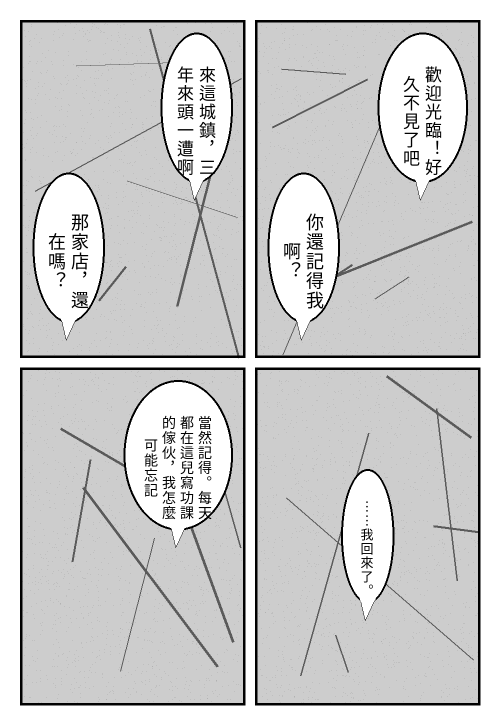
#> input picture demo/manga-pipeline/results/sample_ja_translated.png, 1000 x 1450 px, given in place of sample_ja.png, which was not available (shown at 1/2 size)
$ python compare.py out.png
#> lines starting #> are read from the running program, lines starting #| are printed output that depends on the picture; pictures that were not available may be replaced by others from this repository, and a replacement may not be noted
#!/usr/bin/env python3
"""把原圖與翻好的圖並排成一張對照圖，另外輸出一頁 HTML。用法：python3 compare.py out_dir"""
import sys
from pathlib import Path

from PIL import Image

out = Path(sys.argv[1])
html = ["<!doctype html><meta charset='utf-8'><title>Manga pipeline demo</title>",
        "<style>body{font-family:sans-serif;background:#222;color:#eee;margin:16px}figure{display:inline-block;margin:8px;vertical-align:top}img{max-height:900px;border:1px solid #555}figcaption{text-align:center;margin-top:4px}</style>",
        "<h1>漫畫翻譯 pipeline 示範：原圖 → 翻好的圖</h1>"]
for p in ["ja", "ko"]:
    a = Image.open(out / f"sample_{p}.png")
#> a is the input picture: PIL image 1000x1450 RGB; min 0, max 255, mean 206.5
    b = Image.open(out / f"sample_{p}_translated.png")
    side = Image.new("RGB", (a.width + b.width + 30, max(a.height, b.height) + 20), (40, 40, 40))
#> side: PIL image 2030x1470 RGB; every value is 40
    side.paste(a, (10, 10))
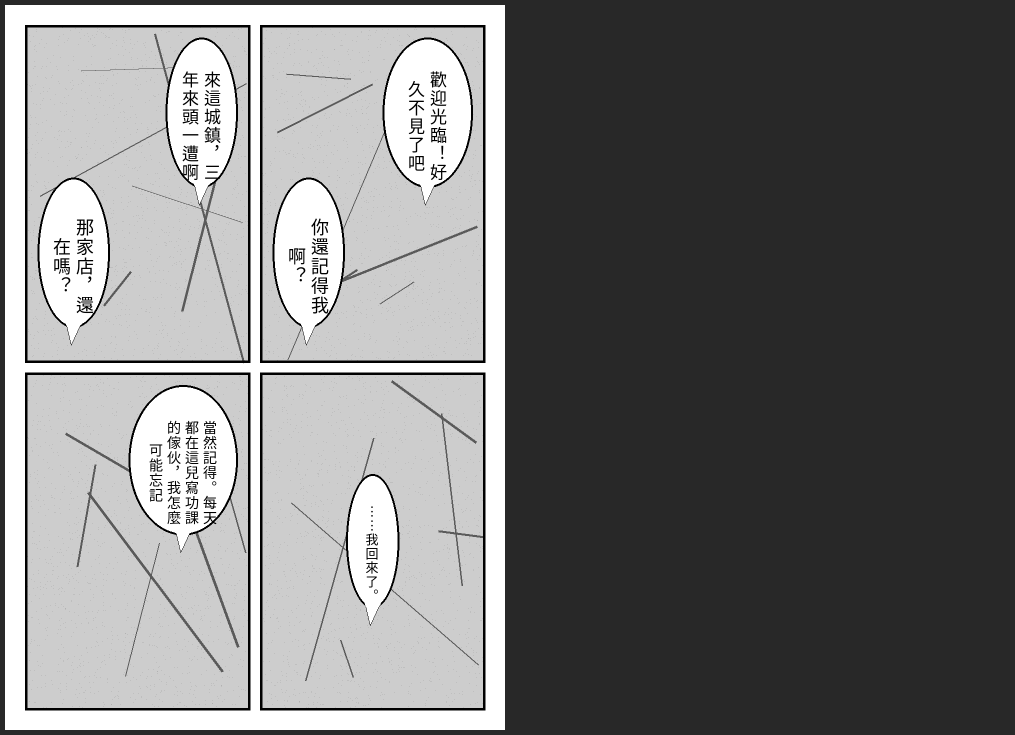
#> side: PIL image 2030x1470 RGB (shown at 1/2 size); min 0, max 255, mean 120.9
    side.paste(b, (a.width + 20, 10))
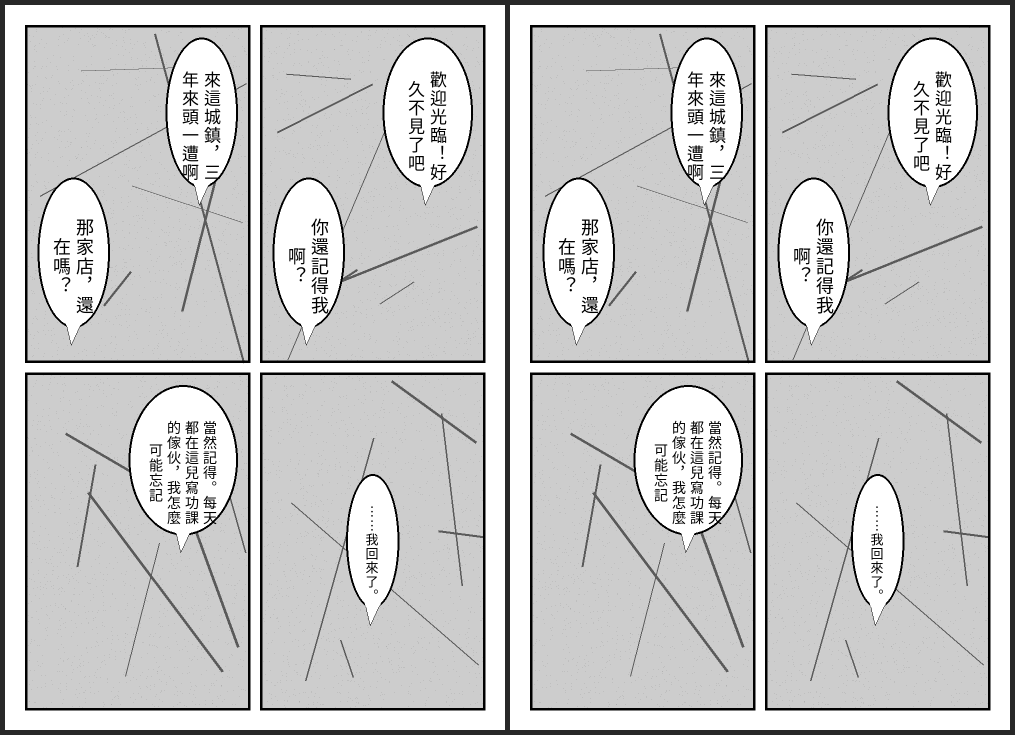
#> side: PIL image 2030x1470 RGB (shown at 1/2 size); min 0, max 255, mean 201.8
    side.save(out / f"compare_{p}.png")
    html.append(f"<h2>sample_{p}</h2><figure><img src='sample_{p}.png'><figcaption>原圖</figcaption></figure>"
                f"<figure><img src='sample_{p}_translated.png'><figcaption>翻譯後</figcaption></figure>")
#> pass 2 of the loop `for p in ["ja", "ko"]:`:
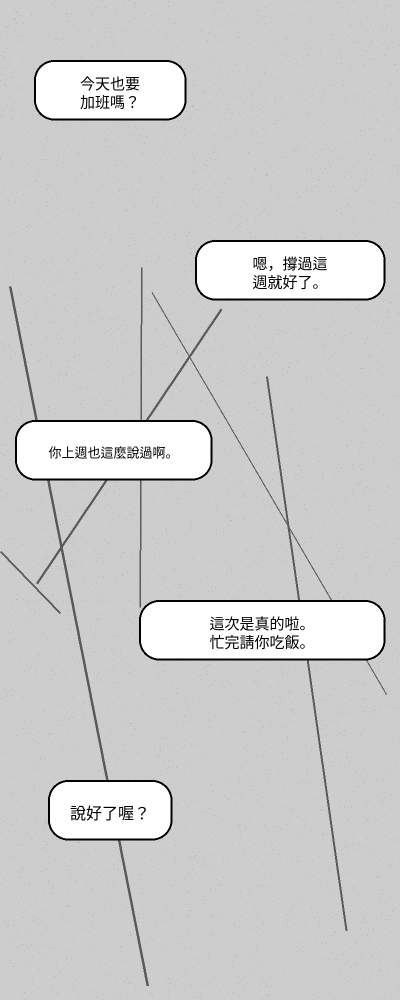
#> input picture demo/manga-pipeline/results/sample_ko_translated.png, 800 x 2000 px, given in place of sample_ko.png, which was not available (shown at 1/2 size)
#> a is the input picture: PIL image 800x2000 RGB; min 0, max 255, mean 205.7
#> `side.paste(a, (10, 10))`:
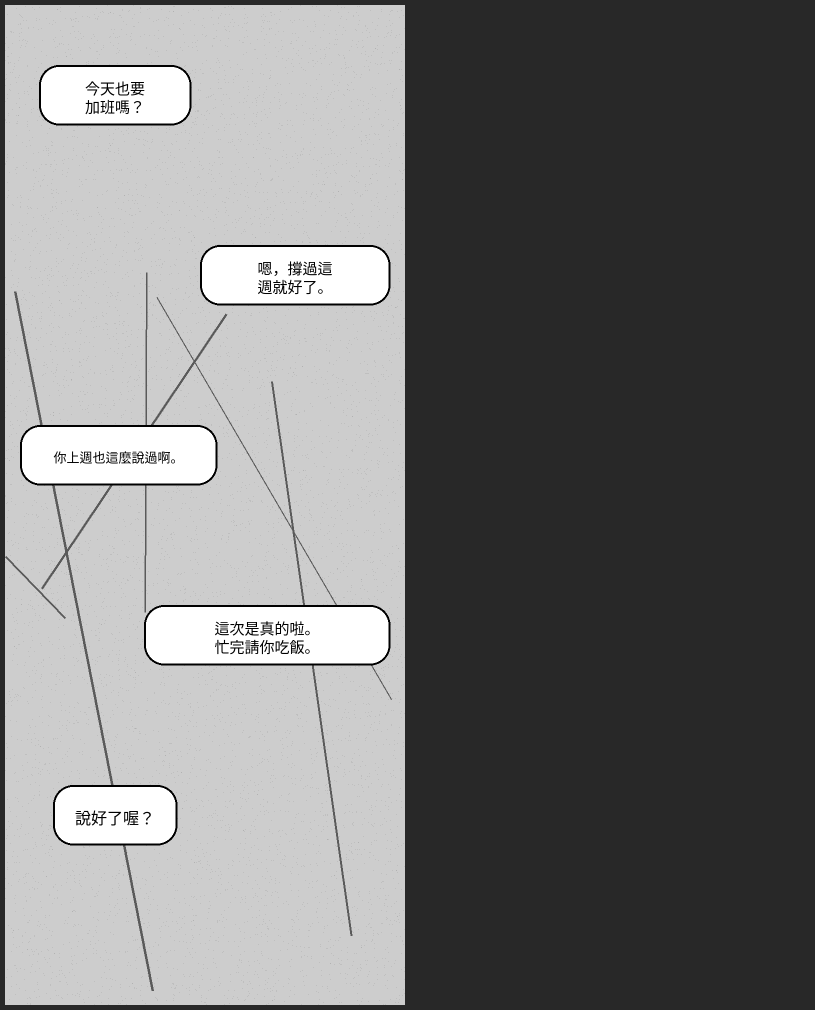
#> side: PIL image 1630x2020 RGB (shown at 1/2 size); min 0, max 255, mean 120.5
#> `side.paste(b, (a.width + 20, 10))`:
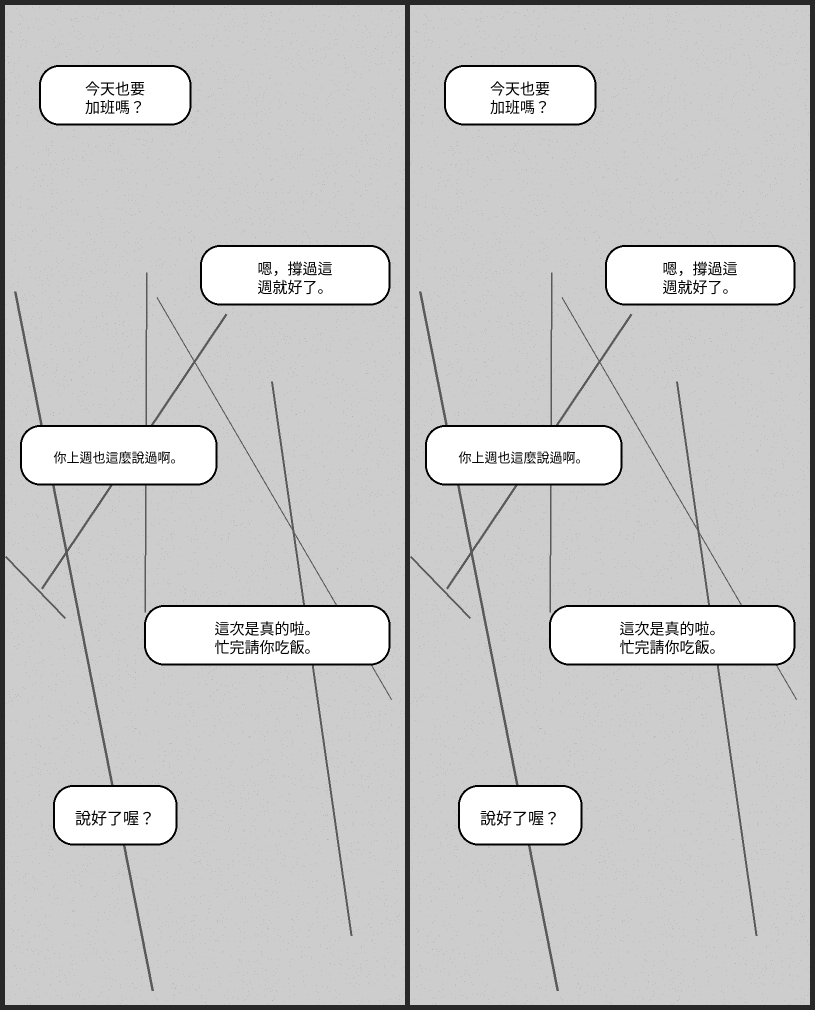
#> side: PIL image 1630x2020 RGB (shown at 1/2 size); min 0, max 255, mean 201.1
(out / "compare.html").write_text("\n".join(html), encoding="utf-8")
print("wrote", out / "compare_ja.png", out / "compare_ko.png", out / "compare.html")
